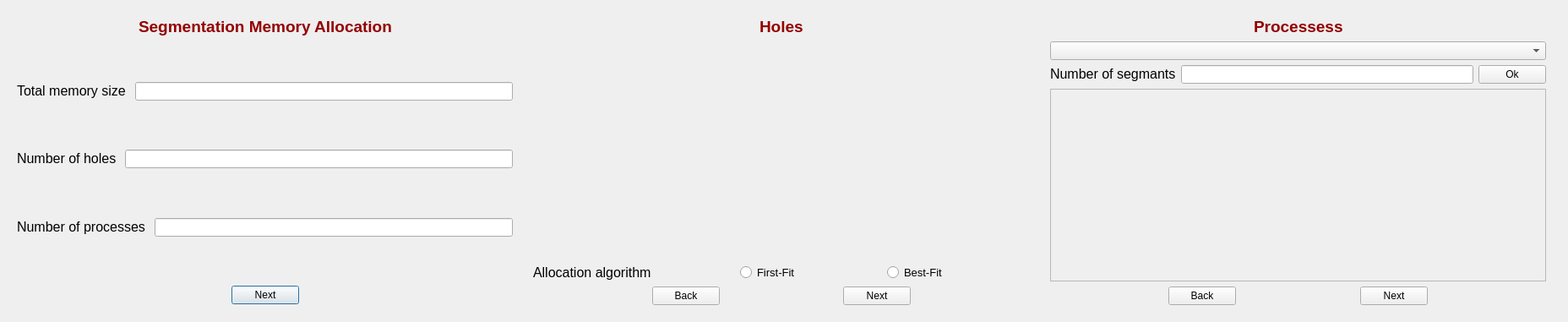
<?xml version="1.0" encoding="UTF-8"?>
<ui version="4.0">
 <class>SegmentationSelector</class>
 <widget class="QDialog" name="SegmentationSelector">
  <property name="geometry">
   <rect>
    <x>0</x>
    <y>0</y>
    <width>1856</width>
    <height>381</height>
   </rect>
  </property>
  <property name="windowTitle">
   <string>Dialog</string>
  </property>
  <layout class="QGridLayout" name="gridLayout_4">
   <item row="0" column="0">
    <widget class="QWidget" name="form_widget" native="true">
     <layout class="QGridLayout" name="gridLayout" rowstretch="1,2,10,1">
      <item row="2" column="0">
       <layout class="QVBoxLayout" name="verticalLayout">
        <item>
         <layout class="QFormLayout" name="formLayout">
          <item row="0" column="0">
           <widget class="QLabel" name="memory_size_label">
            <property name="text">
             <string>&lt;html&gt;&lt;head/&gt;&lt;body&gt;&lt;p&gt;&lt;span style=&quot; font-size:12pt;&quot;&gt;Total memory size &lt;/span&gt;&lt;/p&gt;&lt;/body&gt;&lt;/html&gt;</string>
            </property>
           </widget>
          </item>
          <item row="0" column="1">
           <widget class="QLineEdit" name="memory_size_lineEdit"/>
          </item>
         </layout>
        </item>
        <item>
         <layout class="QFormLayout" name="formLayout_2">
          <item row="0" column="0">
           <widget class="QLabel" name="number_holes_label">
            <property name="text">
             <string>&lt;html&gt;&lt;head/&gt;&lt;body&gt;&lt;p&gt;&lt;span style=&quot; font-size:12pt;&quot;&gt;Number of holes          &lt;/span&gt;&lt;/p&gt;&lt;/body&gt;&lt;/html&gt;</string>
            </property>
           </widget>
          </item>
          <item row="0" column="1">
           <widget class="QLineEdit" name="number_holes_lineEdit"/>
          </item>
         </layout>
        </item>
        <item>
         <layout class="QFormLayout" name="formLayout_3">
          <item row="0" column="0">
           <widget class="QLabel" name="number_processes_label">
            <property name="text">
             <string>&lt;html&gt;&lt;head/&gt;&lt;body&gt;&lt;p&gt;&lt;span style=&quot; font-size:12pt;&quot;&gt;Number of processes   &lt;/span&gt;&lt;/p&gt;&lt;/body&gt;&lt;/html&gt;</string>
            </property>
           </widget>
          </item>
          <item row="0" column="1">
           <widget class="QLineEdit" name="number_processes_lineEdit"/>
          </item>
         </layout>
        </item>
       </layout>
      </item>
      <item row="0" column="0">
       <layout class="QHBoxLayout" name="horizontalLayout" stretch="0,0,0">
        <item>
         <spacer name="horizontalSpacer">
          <property name="orientation">
           <enum>Qt::Horizontal</enum>
          </property>
          <property name="sizeType">
           <enum>QSizePolicy::Expanding</enum>
          </property>
          <property name="sizeHint" stdset="0">
           <size>
            <width>20</width>
            <height>20</height>
           </size>
          </property>
         </spacer>
        </item>
        <item>
         <widget class="QLabel" name="label">
          <property name="text">
           <string>&lt;html&gt;&lt;head/&gt;&lt;body&gt;&lt;p&gt;&lt;span style=&quot; font-size:14pt; font-weight:600; color:#940000;&quot;&gt;Segmentation Memory Allocation&lt;/span&gt;&lt;/p&gt;&lt;/body&gt;&lt;/html&gt;</string>
          </property>
         </widget>
        </item>
        <item>
         <spacer name="horizontalSpacer_4">
          <property name="orientation">
           <enum>Qt::Horizontal</enum>
          </property>
          <property name="sizeHint" stdset="0">
           <size>
            <width>40</width>
            <height>20</height>
           </size>
          </property>
         </spacer>
        </item>
       </layout>
      </item>
      <item row="3" column="0">
       <layout class="QVBoxLayout" name="verticalLayout_2">
        <item>
         <spacer name="verticalSpacer">
          <property name="orientation">
           <enum>Qt::Vertical</enum>
          </property>
          <property name="sizeHint" stdset="0">
           <size>
            <width>20</width>
            <height>40</height>
           </size>
          </property>
         </spacer>
        </item>
        <item>
         <layout class="QHBoxLayout" name="horizontalLayout_2">
          <item>
           <spacer name="horizontalSpacer_2">
            <property name="orientation">
             <enum>Qt::Horizontal</enum>
            </property>
            <property name="sizeHint" stdset="0">
             <size>
              <width>40</width>
              <height>20</height>
             </size>
            </property>
           </spacer>
          </item>
          <item>
           <widget class="QPushButton" name="next_first_button">
            <property name="text">
             <string>Next</string>
            </property>
           </widget>
          </item>
          <item>
           <spacer name="horizontalSpacer_3">
            <property name="orientation">
             <enum>Qt::Horizontal</enum>
            </property>
            <property name="sizeHint" stdset="0">
             <size>
              <width>40</width>
              <height>20</height>
             </size>
            </property>
           </spacer>
          </item>
         </layout>
        </item>
        <item>
         <spacer name="verticalSpacer_2">
          <property name="orientation">
           <enum>Qt::Vertical</enum>
          </property>
          <property name="sizeHint" stdset="0">
           <size>
            <width>20</width>
            <height>40</height>
           </size>
          </property>
         </spacer>
        </item>
       </layout>
      </item>
      <item row="1" column="0">
       <spacer name="verticalSpacer_3">
        <property name="orientation">
         <enum>Qt::Vertical</enum>
        </property>
        <property name="sizeHint" stdset="0">
         <size>
          <width>20</width>
          <height>40</height>
         </size>
        </property>
       </spacer>
      </item>
     </layout>
    </widget>
   </item>
   <item row="0" column="1">
    <widget class="QWidget" name="holes_widget" native="true">
     <layout class="QGridLayout" name="gridLayout_3">
      <item row="0" column="0">
       <layout class="QHBoxLayout" name="hole_label_layout">
        <item>
         <spacer name="horizontalSpacer_5">
          <property name="orientation">
           <enum>Qt::Horizontal</enum>
          </property>
          <property name="sizeHint" stdset="0">
           <size>
            <width>40</width>
            <height>20</height>
           </size>
          </property>
         </spacer>
        </item>
        <item>
         <widget class="QLabel" name="hole_label">
          <property name="text">
           <string>&lt;html&gt;&lt;head/&gt;&lt;body&gt;&lt;p&gt;&lt;span style=&quot; font-size:14pt; font-weight:600; color:#940000;&quot;&gt;Holes&lt;/span&gt;&lt;/p&gt;&lt;/body&gt;&lt;/html&gt;</string>
          </property>
         </widget>
        </item>
        <item>
         <spacer name="horizontalSpacer_6">
          <property name="orientation">
           <enum>Qt::Horizontal</enum>
          </property>
          <property name="sizeHint" stdset="0">
           <size>
            <width>40</width>
            <height>20</height>
           </size>
          </property>
         </spacer>
        </item>
       </layout>
      </item>
      <item row="3" column="0">
       <layout class="QHBoxLayout" name="horizontalLayout_3">
        <item>
         <spacer name="horizontalSpacer_7">
          <property name="orientation">
           <enum>Qt::Horizontal</enum>
          </property>
          <property name="sizeHint" stdset="0">
           <size>
            <width>40</width>
            <height>20</height>
           </size>
          </property>
         </spacer>
        </item>
        <item>
         <widget class="QPushButton" name="back_second_button">
          <property name="text">
           <string>Back</string>
          </property>
         </widget>
        </item>
        <item>
         <spacer name="horizontalSpacer_15">
          <property name="orientation">
           <enum>Qt::Horizontal</enum>
          </property>
          <property name="sizeHint" stdset="0">
           <size>
            <width>40</width>
            <height>20</height>
           </size>
          </property>
         </spacer>
        </item>
        <item>
         <widget class="QPushButton" name="next_second_button">
          <property name="text">
           <string>Next</string>
          </property>
         </widget>
        </item>
        <item>
         <spacer name="horizontalSpacer_8">
          <property name="orientation">
           <enum>Qt::Horizontal</enum>
          </property>
          <property name="sizeHint" stdset="0">
           <size>
            <width>40</width>
            <height>20</height>
           </size>
          </property>
         </spacer>
        </item>
       </layout>
      </item>
      <item row="1" column="0">
       <widget class="QScrollArea" name="scrollArea">
        <property name="frameShape">
         <enum>QFrame::NoFrame</enum>
        </property>
        <property name="horizontalScrollBarPolicy">
         <enum>Qt::ScrollBarAlwaysOff</enum>
        </property>
        <property name="widgetResizable">
         <bool>true</bool>
        </property>
        <widget class="QWidget" name="scrollAreaWidgetContents">
         <property name="geometry">
          <rect>
           <x>0</x>
           <y>0</y>
           <width>586</width>
           <height>255</height>
          </rect>
         </property>
         <layout class="QGridLayout" name="gridLayout_2">
          <item row="1" column="0">
           <layout class="QGridLayout" name="holes_layout">
            <property name="verticalSpacing">
             <number>30</number>
            </property>
           </layout>
          </item>
         </layout>
        </widget>
       </widget>
      </item>
      <item row="2" column="0">
       <layout class="QHBoxLayout" name="horizontalLayout_6">
        <item>
         <widget class="QLabel" name="label_2">
          <property name="text">
           <string>&lt;html&gt;&lt;head/&gt;&lt;body&gt;&lt;p&gt;&lt;span style=&quot; font-size:12pt;&quot;&gt;Allocation algorithm&lt;/span&gt;&lt;/p&gt;&lt;/body&gt;&lt;/html&gt;</string>
          </property>
         </widget>
        </item>
        <item>
         <spacer name="horizontalSpacer_13">
          <property name="orientation">
           <enum>Qt::Horizontal</enum>
          </property>
          <property name="sizeHint" stdset="0">
           <size>
            <width>40</width>
            <height>20</height>
           </size>
          </property>
         </spacer>
        </item>
        <item>
         <widget class="QRadioButton" name="first_fit">
          <property name="font">
           <font>
            <pointsize>10</pointsize>
           </font>
          </property>
          <property name="text">
           <string>First-Fit</string>
          </property>
         </widget>
        </item>
        <item>
         <spacer name="horizontalSpacer_16">
          <property name="orientation">
           <enum>Qt::Horizontal</enum>
          </property>
          <property name="sizeHint" stdset="0">
           <size>
            <width>40</width>
            <height>20</height>
           </size>
          </property>
         </spacer>
        </item>
        <item>
         <widget class="QRadioButton" name="best_fit">
          <property name="font">
           <font>
            <pointsize>10</pointsize>
           </font>
          </property>
          <property name="text">
           <string>Best-Fit</string>
          </property>
         </widget>
        </item>
        <item>
         <spacer name="horizontalSpacer_14">
          <property name="orientation">
           <enum>Qt::Horizontal</enum>
          </property>
          <property name="sizeHint" stdset="0">
           <size>
            <width>40</width>
            <height>20</height>
           </size>
          </property>
         </spacer>
        </item>
       </layout>
      </item>
     </layout>
    </widget>
   </item>
   <item row="0" column="3">
    <widget class="QWidget" name="processess_widget" native="true">
     <layout class="QVBoxLayout" name="verticalLayout_3">
      <item>
       <layout class="QHBoxLayout" name="horizontalLayout_4">
        <item>
         <spacer name="horizontalSpacer_9">
          <property name="orientation">
           <enum>Qt::Horizontal</enum>
          </property>
          <property name="sizeHint" stdset="0">
           <size>
            <width>40</width>
            <height>20</height>
           </size>
          </property>
         </spacer>
        </item>
        <item>
         <widget class="QLabel" name="label_5">
          <property name="text">
           <string>&lt;html&gt;&lt;head/&gt;&lt;body&gt;&lt;p&gt;&lt;span style=&quot; font-size:14pt; font-weight:600; color:#940000;&quot;&gt;Processess&lt;/span&gt;&lt;/p&gt;&lt;/body&gt;&lt;/html&gt;</string>
          </property>
         </widget>
        </item>
        <item>
         <spacer name="horizontalSpacer_10">
          <property name="orientation">
           <enum>Qt::Horizontal</enum>
          </property>
          <property name="sizeHint" stdset="0">
           <size>
            <width>40</width>
            <height>20</height>
           </size>
          </property>
         </spacer>
        </item>
       </layout>
      </item>
      <item>
       <layout class="QHBoxLayout" name="horizontalLayout_8">
        <item>
         <widget class="QComboBox" name="processes_combo_box"/>
        </item>
       </layout>
      </item>
      <item>
       <layout class="QHBoxLayout" name="horizontalLayout_5">
        <item>
         <widget class="QLabel" name="number_segmants_label">
          <property name="text">
           <string>&lt;html&gt;&lt;head/&gt;&lt;body&gt;&lt;p&gt;&lt;span style=&quot; font-size:12pt;&quot;&gt;Number of segmants&lt;/span&gt;&lt;/p&gt;&lt;/body&gt;&lt;/html&gt;</string>
          </property>
         </widget>
        </item>
        <item>
         <widget class="QLineEdit" name="number_segmants_lineEdit"/>
        </item>
        <item>
         <widget class="QPushButton" name="number_segmants_button">
          <property name="text">
           <string>Ok</string>
          </property>
         </widget>
        </item>
       </layout>
      </item>
      <item>
       <widget class="QScrollArea" name="scrollArea_2">
        <property name="widgetResizable">
         <bool>true</bool>
        </property>
        <widget class="QWidget" name="scrollAreaWidgetContents_2">
         <property name="geometry">
          <rect>
           <x>0</x>
           <y>0</y>
           <width>583</width>
           <height>222</height>
          </rect>
         </property>
         <layout class="QGridLayout" name="gridLayout_5">
          <item row="0" column="0">
           <layout class="QGridLayout" name="segmants_layout">
            <property name="verticalSpacing">
             <number>30</number>
            </property>
           </layout>
          </item>
         </layout>
        </widget>
       </widget>
      </item>
      <item>
       <layout class="QHBoxLayout" name="horizontalLayout_7">
        <item>
         <spacer name="horizontalSpacer_11">
          <property name="orientation">
           <enum>Qt::Horizontal</enum>
          </property>
          <property name="sizeHint" stdset="0">
           <size>
            <width>40</width>
            <height>20</height>
           </size>
          </property>
         </spacer>
        </item>
        <item>
         <widget class="QPushButton" name="back_third_button">
          <property name="text">
           <string>Back</string>
          </property>
         </widget>
        </item>
        <item>
         <spacer name="horizontalSpacer_17">
          <property name="orientation">
           <enum>Qt::Horizontal</enum>
          </property>
          <property name="sizeHint" stdset="0">
           <size>
            <width>40</width>
            <height>20</height>
           </size>
          </property>
         </spacer>
        </item>
        <item>
         <widget class="QPushButton" name="next_third_button">
          <property name="text">
           <string>Next</string>
          </property>
         </widget>
        </item>
        <item>
         <spacer name="horizontalSpacer_12">
          <property name="orientation">
           <enum>Qt::Horizontal</enum>
          </property>
          <property name="sizeHint" stdset="0">
           <size>
            <width>40</width>
            <height>20</height>
           </size>
          </property>
         </spacer>
        </item>
       </layout>
      </item>
     </layout>
    </widget>
   </item>
   <item row="0" column="4">
    <widget class="QWidget" name="widget" native="true"/>
   </item>
  </layout>
 </widget>
 <resources/>
 <connections/>
</ui>
